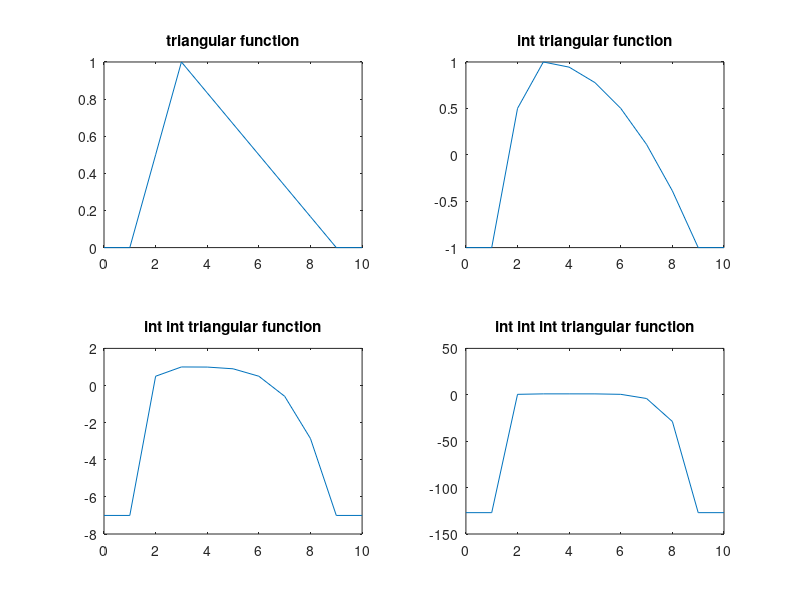

This chart was generated by the following MATLAB code:
clear all
close all
clc
%syms x
 x=0:10;
mu=trimf(x,[1,3,9]);
subplot(221)    
plot(x,mu)
title ('triangular function')
if 0<mu<=0.5
    mi=2*(mu.^2);
end
if 0.5<mu<=1
    mi=1-(2*(1-mu).^2);
end   
% if mu==0
%     mi=0;
% end
subplot(222)
plot(x,mi)
title ('int triangular function')
 if 0<mi<=0.5
    mii=2*(mi.^2);
 end
 if 0.5<mi<=1
    mii=1-(2*(1-mi).^2);
 end
subplot(223)
plot(x,mii)
title ('int int triangular function')
if 0<mii<=0.5
    miii=2*(mii.^2);
 end
 if 0.5<mii<=1
    miii=1-(2*(1-mii).^2);
 end
subplot(224)
plot(x,miii)
title ('int int int triangular function')
